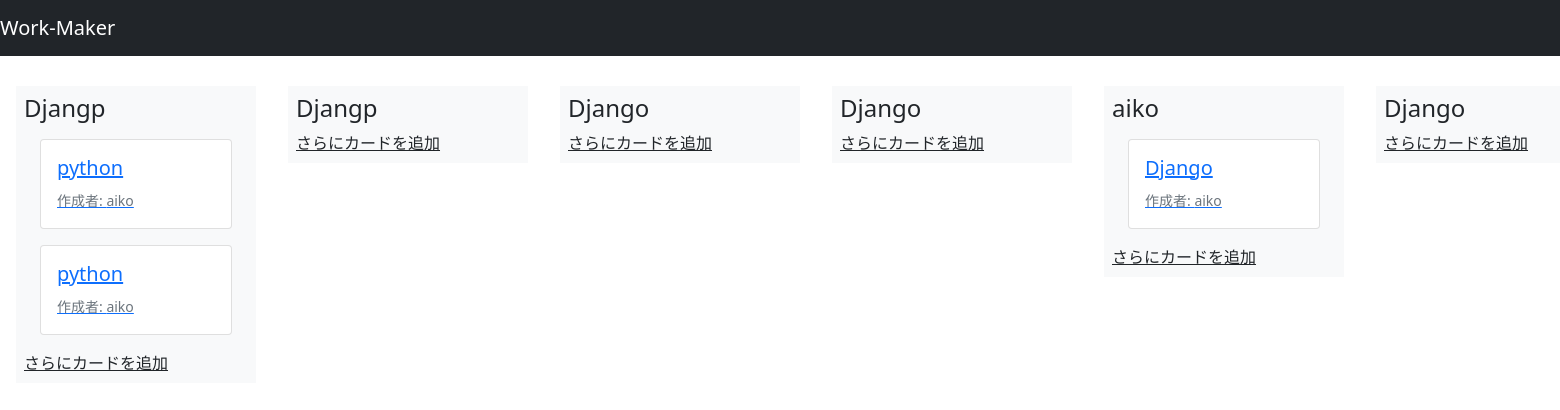
/home/ (signed in), run on an earlier commit of the app's database.
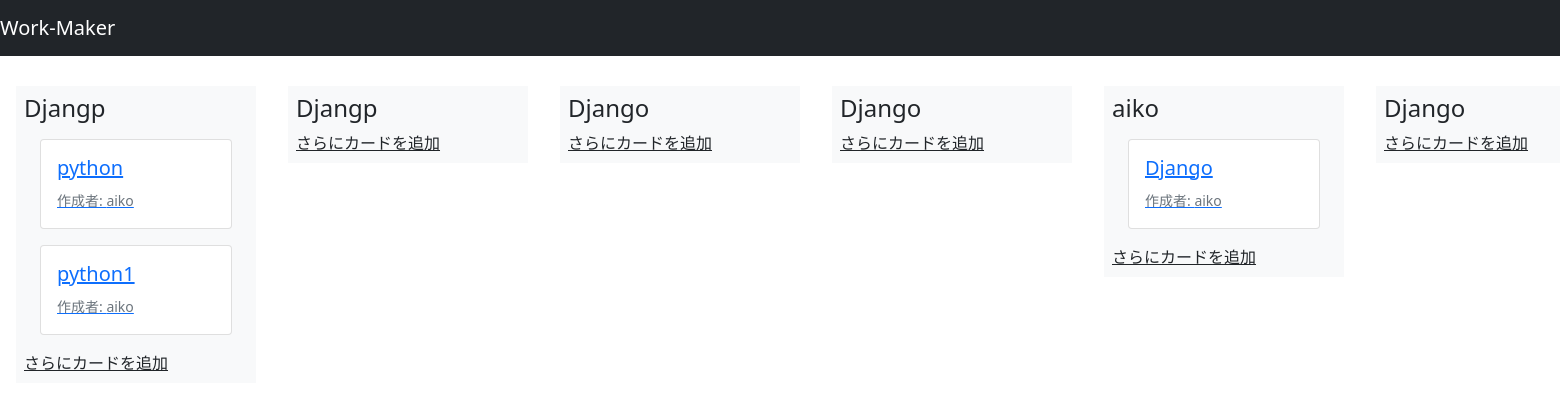
And on a later commit of the database.
### app/models.py (models this page shows, shortened)
class Card(models.Model):
    title =models.CharField(max_length=200)
    description = models.TextField()
    user = models.ForeignKey(User, on_delete=models.CASCADE)
    list = models.ForeignKey(List, on_delete=models.CASCADE)

### app/views.py (the view)
# urls.py: path("home/", views.HomeView.as_view(), name="home"),
class HomeView(LoginRequiredMixin, ListView):
    model = List
    template_name = "app/home.html"

### app/templates/app/home.html (shortened to what this page needs)
{% extends "app/base.html" %}
{% block content %}
<div class="container-fluid home">
  <div class="row flex-nowrap">
    {% for list in list_list %}
    <div class="bg-light m-3 p-2 list">
      <h4>{{ list.title }}
      </h4>
      {% for card in list.card_set.all %}
      <a href="{% url 'app:cards_detail' card.pk %}" class="card m-3">
        <div class="card-body">
          <h5 class="card-title">{{ card.title }}</h5>
          <footer>
            <small class="text-muted">作成者: {{ card.user.username }}</small>
          </footer>
        </div>
      </a>
      {% endfor %}
      <a href="{% url 'app:cards_create_from_home' list.pk %}" class="text-dark">さらにカードを追加</a>
    </div>
    {% endfor %}
  </div>
</div>
{% endblock %}

What changed in the data, as far as the page shows it:
changed Card: title "python" → "python1"
